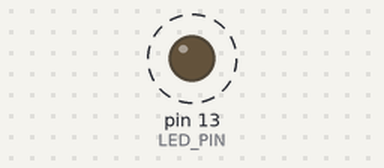
The sketch below on a simulated Arduino Uno, built with avr-gcc and run on an emulated ATmega328P. On the bench: output pins drawn as LEDs (lit = HIGH). Dashed ring = blinking. What the sketch prints to the serial monitor is not drawn.

Above: at 0.5 s.
Timing chart, 0 to 4.6 s (numbered marks = the images above):
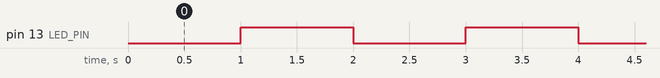

Measured:
- by itself, pin 13 (LED_PIN): alternates HIGH for 1.0 s and LOW for 1.0 s

The sketch:

Ardunio_ESP8266.ino
```cpp
/*
 * ESP8266 Blink
 * 這支程式會讓 ESP8266 模組上內建的藍色 LED 閃爍。
 * 內建 LED 通常連接到 GPIO2。
 */

// LED_BUILTIN 在 NodeMCU 板子定義中通常對應到 GPIO2
#define LED_PIN LED_BUILTIN

void setup() {
  // 初始化序列埠，用於除錯訊息，鮑率設為 115200
  Serial.begin(115200);
  Serial.println("\nESP8266 Blink sketch started!");

  // 將 LED_PIN 設定為輸出模式
  pinMode(LED_PIN, OUTPUT);
}

void loop() {
  digitalWrite(LED_PIN, LOW);   // 點亮 LED (ESP8266 的內建 LED 通常是低電位觸發)
  Serial.println("LED ON");
  delay(1000);                  // 等待 1 秒

  digitalWrite(LED_PIN, HIGH);  // 熄滅 LED
  Serial.println("LED OFF");
  delay(1000);                  // 等待 1 秒
}
```
